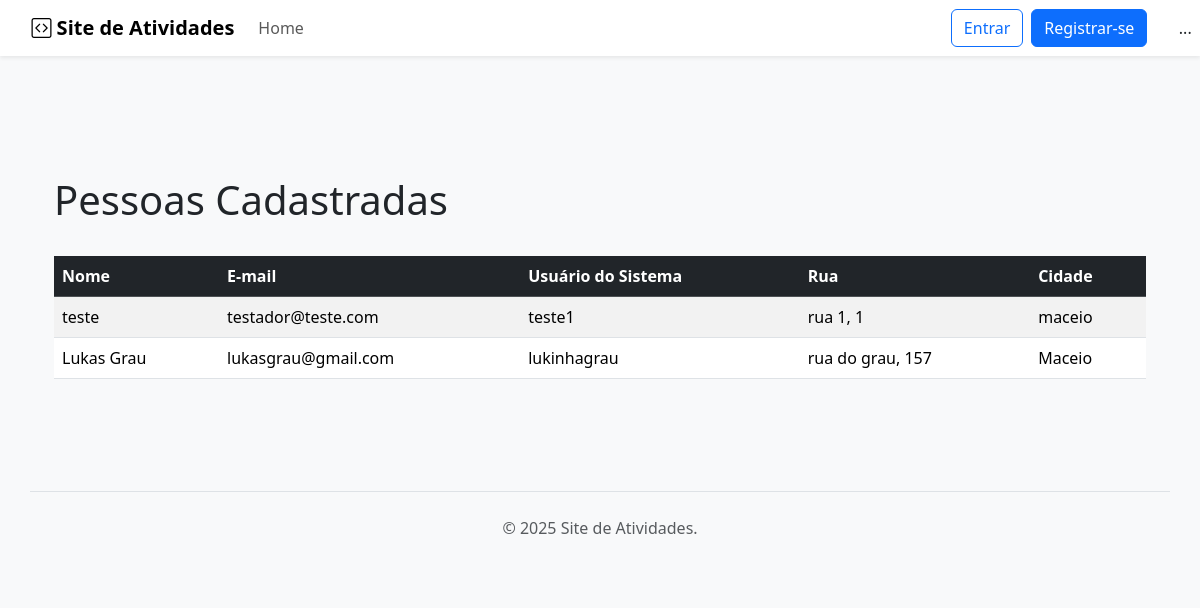
Screenshot of /blog/ with the database file from the repository.
### blog/models.py (models this page shows, shortened)
class Pessoa(models.Model):
    usuario = models.ForeignKey(User, on_delete=models.CASCADE, null=True, blank=True)
    endereco = models.OneToOneField(Endereco, on_delete=models.CASCADE, null=True, blank=True)
    nome = models.CharField(max_length=255)
    cpf = models.CharField(max_length=14, unique=True)
    email = models.EmailField(max_length=255, unique=True)
    telefone = models.CharField(max_length=11)
    data_nascimento = models.DateField()
    rg = models.CharField(max_length=20, unique=True)

class Endereco(models.Model):
    rua = models.CharField(max_length=255)
    numero = models.CharField(max_length=20)
    bairro = models.CharField(max_length=100)
    cidade = models.CharField(max_length=100)
    estado = models.CharField(max_length=2)  # Ex: SP, RJ, etc.
    cep = models.CharField(max_length=9)     # Ex: 00000-000

### blog/views.py (the view)
# urls.py: path('', views.home, name='home'),
def home(request):
    pessoas = Pessoa.objects.all()
    context = {
        'pessoas': pessoas
    }
    return render(request, 'home.html', context)

### blog/templates/home.html (shortened to what this page needs)
{% extends 'base.html' %}
{% load static %}
{% block content %}
<div class="container mt-5">
    <div class="d-flex justify-content-between align-items-center mb-4">
        <h1>Pessoas Cadastradas</h1>
    </div>
    <div class="table-responsive">
        <table class="table table-striped table-hover">
            <thead class="table-dark">
                <tr>
                    <th scope="col">Nome</th>
                    <th scope="col">E-mail</th>
                    <th scope="col">Usuário do Sistema</th>
                    <th scope="col">Rua</th>
                    <th scope="col">Cidade</th>
                </tr>
            </thead>
            <tbody>
                {% for pessoa in pessoas %}
                <tr>
                    <td>{{ pessoa.nome }}</td>
                    <td>{{ pessoa.email }}</td>
                    <td>
                        {% if pessoa.usuario %}
                            {{ pessoa.usuario.username }}
                        {% else %}
                            <span class="text-muted">Sem usuário</span>
                        {% endif %}
                    </td>
                    <td>
                        {% if pessoa.endereco %}
                            {{ pessoa.endereco.rua }}, {{ pessoa.endereco.numero }}
                        {% else %}
                            <span class="text-muted">Sem endereço</span>
                        {% endif %}
                    </td>
                    <td>
                        {% if pessoa.endereco %}
                            {{ pessoa.endereco.cidade }}
                        {% else %}
                            <span class="text-muted">---</span>
                        {% endif %}
                    </td>
                </tr>
                {% empty %}
                <tr>
                    <td colspan="5" class="text-center">Nenhuma pessoa cadastrada ainda.</td>
                </tr>
                {% endfor %}
            </tbody>
        </table>
    </div>
</div>
{% endblock %}

### blog/templates/base.html (shortened to what this page needs)
<!doctype html>
<html lang="pt-br">
<head>
  <link href="https://cdn.jsdelivr.net/npm/bootstrap@5.3.3/dist/css/bootstrap.min.css" rel="stylesheet">
  <link rel="stylesheet" href="https://cdn.jsdelivr.net/npm/bootstrap-icons@1.11.3/font/bootstrap-icons.min.css">
</head>
<body class="bg-light">
  <nav class="navbar navbar-expand-lg navbar-light bg-white shadow-sm fixed-top">
    <div class="container">
      <a class="navbar-brand fw-bold" href="{% url 'home' %}">
        <i class="bi bi-code-square"></i>
        Site de Atividades
      </a>
      <div class="collapse navbar-collapse" id="main-navbar">
        <ul class="navbar-nav me-auto mb-2 mb-lg-0">
          <li class="nav-item">
            <a class="nav-link" href="{% url 'home' %}">Home</a>
          </li>
        </ul>
        <ul class="navbar-nav ms-auto mb-2 mb-lg-0">
          {% if user.is_authenticated %}
            <li class="nav-item dropdown">
              <a class="nav-link dropdown-toggle" href="#" id="userDropdown" role="button" data-bs-toggle="dropdown" aria-expanded="false">
                <i class="bi bi-person-circle"></i>
                {{ user.username }}
              </a>
              <ul class="dropdown-menu dropdown-menu-end" aria-labelledby="userDropdown">
                <li><a class="dropdown-item" href="{% url 'perfil' %}">Meu Perfil</a></li>
                <li><a class="dropdown-item" href="#">Configurações</a></li>
                <li><hr class="dropdown-divider"></li>
                <li>
                  <a class="dropdown-item text-danger" href="{% url 'logout' %}">
                    <i class="bi bi-box-arrow-right"></i>
                    Sair
                  </a>
                </li>
              </ul>
            </li>
          {% else %}
            <li class="nav-item">
              <a href="{% url 'login' %}" class="btn btn-outline-primary me-2">Entrar</a>
            </li>
            <li class="nav-item">
              <a href="{% url 'registrar' %}" class="btn btn-primary">Registrar-se</a>
            </li>
          {% endif %}
        </ul>
      </div>
    </div>
  ...
  </nav>
  <main class="container">
        {% block content %}
    {% endblock %}
  </main>
  <footer class="container text-center text-muted mt-5 py-4 border-top">
    <p>&copy; {% now "Y" %} Site de Atividades.</p>
  </footer>
</body>
</html>

### blog/templates/base.html (style rules this page uses)
body { padding-top: 5rem; }

### rows the page displays
Pessoa: nome "teste", email "testador@teste.com", usuario.username "teste1", endereco.rua "rua 1", endereco.numero "1", endereco.cidade "maceio"
Pessoa: nome "Lukas Grau", email "lukasgrau@gmail.com", usuario.username "lukinhagrau", endereco.rua "rua do grau", endereco.numero "157", endereco.cidade "Maceio"
